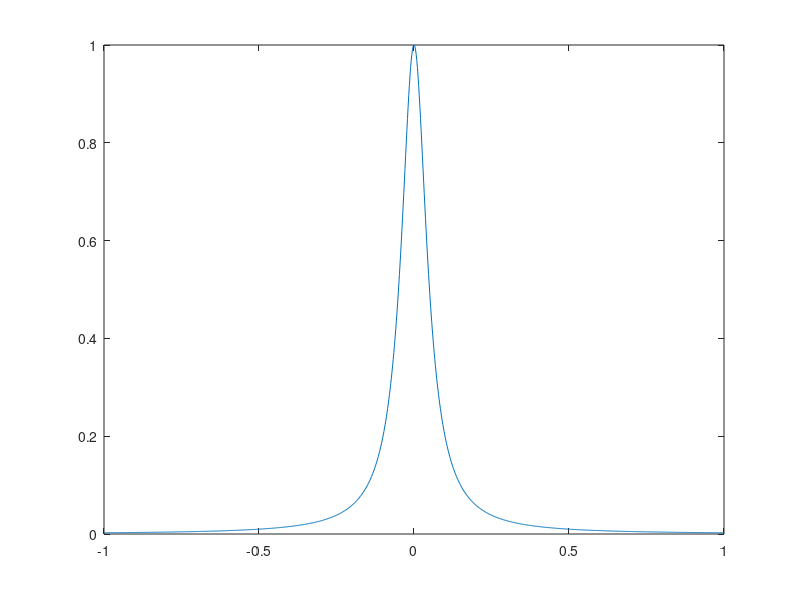

Write MATLAB code to recreate this figure. (Note: this script raises an error after producing the figure.)
close all
% 
% rule = 'Freud';
rule = 'Legendre';
N = 100;
n_qpSub = 5;
I_gauss = zeros(N,1);
min_q = zeros(N,1);
N_arr = 1:N;
epsilon = 1/20; % 1/5 is the original Runge function
f = @(x) 1./(1+x.^2/epsilon.^2);
x = linspace(-1,1,1000);
plot(x,f(x))

for n = N_arr
    [Q1D,W1D] = getQuadFromFile(n);

    I_gauss(n) = sum(f(Q1D).*W1D);
    min_q(n) = abs(min(Q1D+1));
end
[Q1D,W1D] = getQuadFromFile(n_qpSub);
n_div_arr = 1:round(N_arr(end)/n_qpSub);
I_gauss2 = zeros(numel(n_div_arr),1);
min_q2 = zeros(numel(n_div_arr),1);
N_arr2 = zeros(numel(n_div_arr),1);
for n_div = n_div_arr
    Xi_e_arr  = linspace(-1,1,n_div+1);
    xi = zeros(n_qpSub,n_div);
    counter = 1;
    for i_xi = 1:n_div
        Xi_e_sub = Xi_e_arr(i_xi:i_xi+1);
        xi(:,counter) = parent2ParametricSpace(Xi_e_sub, Q1D(:,1));
        counter = counter + 1;
    end
    xi = reshape(xi,n_div*n_qpSub,1);
    W2D_1 = repmat(W1D,n_div,1);
    J_2 = 1/n_div;
    I_gauss2(n_div) = sum(f(xi).*W2D_1*J_2);
    N_arr2(n_div) = n_div*n_qpSub;
    min_q2(n_div) = abs(min(xi+1));
end
I = 2*epsilon*atan(1/epsilon);
    
figure(2)
totError = abs(I_gauss - I)/abs(I);
totError2 = abs(I_gauss2 - I)/abs(I);
semilogy(N_arr,totError,N_arr2,totError2)
legend('Gauss','Sub Gauss')

figure(3)
semilogy(N_arr,min_q,N_arr2,min_q2)
legend('Gauss','Sub Gauss')









